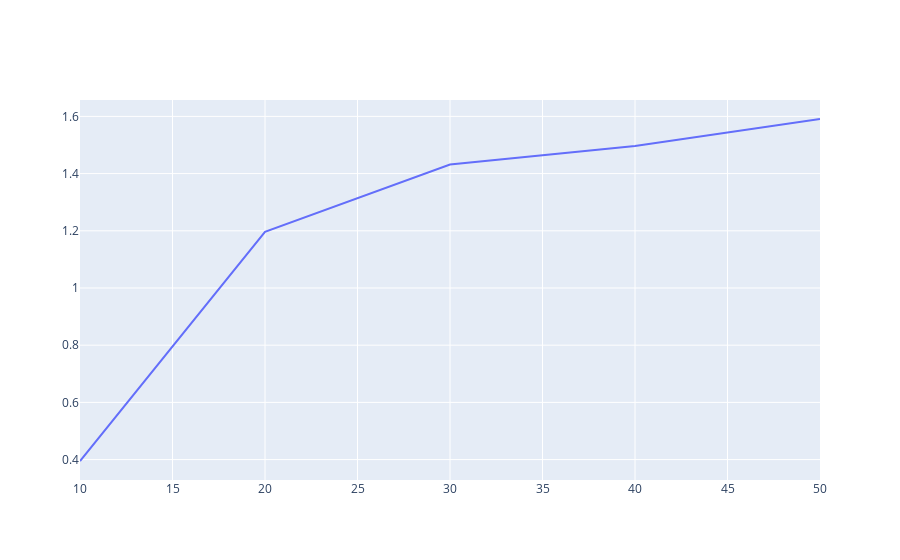

The notebook cell this image was saved under:
### Code cell
f = [10, 20, 30, 40, 50]

trace0 = go.Scatter(
    x = f,
    y = errorsH1,
    mode = 'lines',
)


data = [trace0]

iplot(data)

### Figure 1 — Plotly figure (JSON) as saved in the notebook; plotly's stock layout.template omitted (floating-point values rounded to 4 significant figures)
{"data": [{"mode": "lines", "type": "scatter", "x": [10, 20, 30, 40, 50], "y": [0.395, 1.196, 1.432, 1.497, 1.591]}], "layout": {}}
